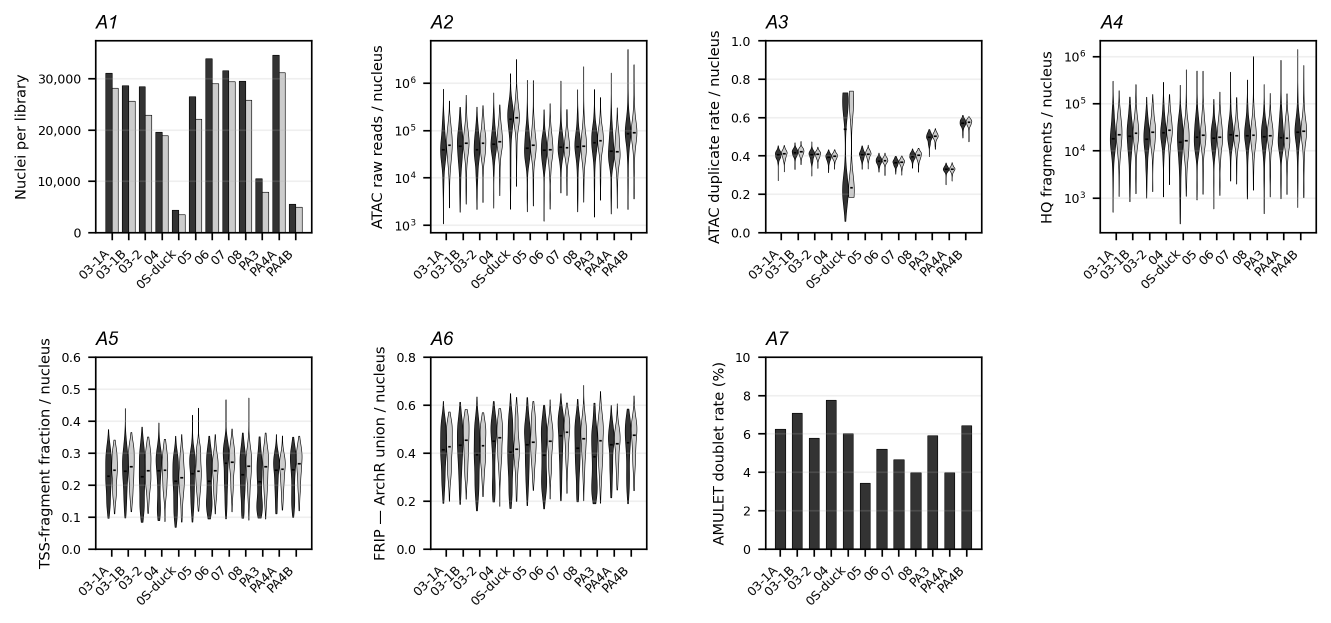
#> input picture figures/figS03/panel_A_libqc_atac.png, 2662 x 1245 px (shown at 1/2 size)
$ python generate.py
#> lines starting #> are read from the running program, lines starting #| are printed output that depends on the picture
### figures/_shared/composite.py
"""Figure compositor — PDF-only, vector-preserving, globally consistent zoom.

Design rules (per 2026-04-16 session):
  1. Output is a single PDF per figure. No PNG composite. No per-panel PDF
     sidecars. SVG sources remain the only vector panel form on disk.
  2. Panels are never upscaled beyond their native size when the global
     scale factor would be >1 — instead we keep S=1 and let the page be as
     wide as the widest row at native size. If a caller forces a smaller
     target width, every panel scales down by the SAME factor so effective
     zoom is consistent across the whole figure.
  3. Missing panels are a hard error. No silent skipping.
  4. Labels are vector text drawn via matplotlib overlay merged with pypdf.
     A None entry in the labels grid means "this tile already has internal
     letters baked in" (sub-composite PNGs like panel_libqc) — compositor
     skips it.

The entry point is ``save_composite``. ``compose_pdf`` and
``_panel_to_pdf`` are the internals.
"""
from __future__ import annotations

import os
import tempfile
from typing import Optional

import matplotlib
matplotlib.use("Agg")
import matplotlib.pyplot as plt
from PIL import Image

from .layout import COMPOSITE_GAP_PT, panel_letter_font

try:
    import cairosvg  # type: ignore
except ImportError:  # pragma: no cover
    cairosvg = None

try:
    from pypdf import PdfReader, PdfWriter, Transformation  # type: ignore
except ImportError:  # pragma: no cover
    PdfReader = PdfWriter = Transformation = None  # type: ignore


# ── Pre-compose utility: stack multiple PNGs vertically into one ────────
# [20 lines left out: function stack_vertical, not called in this run]


# ── Panel → single-page PDF (vector for SVG, embedded raster for PNG) ────
def _panel_to_pdf(path: str, tmpdir: str) -> str:
    base = os.path.splitext(os.path.basename(path))[0]
    pdf_path = os.path.join(tmpdir, f"{base}.pdf")
    if path.lower().endswith(".svg"):
        if cairosvg is None:
            raise RuntimeError(f"cairosvg required to embed {path}")
        cairosvg.svg2pdf(url=path, write_to=pdf_path)
    elif path.lower().endswith(".pdf"):
        return path  # already a PDF; use directly
    else:
        img = Image.open(path)
        if img.mode == "RGBA":
            bg = Image.new("RGB", img.size, "white")
            bg.paste(img, mask=img.split()[3])
            img = bg
        else:
            img = img.convert("RGB")
        # Save at 300 DPI — native page size = pixels/300 inches
        img.save(pdf_path, "PDF", resolution=300.0)
    return pdf_path


# ── Vector label overlay (matplotlib → PDF) ──────────────────────────────
# [32 lines left out: function _draw_label_overlay, not called in this run]


# ── Core PDF composer ────────────────────────────────────────────────────
def compose_pdf(
    rows: list[list[str]],
    labels: Optional[list[list[Optional[str]]]],
    out_pdf: str,
    target_w_pt: Optional[float] = None,
    gap_pt: float = 12.0,
    label_size_pt: float = 10.0,
    label_pad_pt: float = 6.0,
    row_valign: Optional[list[str]] = None,
    label_gutter_pt: float = 0.0,
) -> None:
    """Compose a vector-preserving PDF figure.

    Args:
        rows: list of rows, each row a list of panel file paths. Rows may
            have different column counts.
        labels: list parallel to `rows`; each sublist parallel to the row.
            Entry is the outer letter to draw (e.g. "A") or None to skip
            (tile has internal letters baked in).
        out_pdf: destination .pdf path.
        target_w_pt: page width in PDF points. If None (default), page is
            sized to the widest row's native width (S=1 everywhere — no
            upscaling). If set, every panel scales by the SAME factor
            target_w_pt/widest_row_native_w so effective zoom is consistent
            across the whole figure.
        gap_pt: spacing between panels (horizontal) and rows (vertical).
        label_size_pt: font size for outer letter labels.
        label_pad_pt: label offset from top-left of the panel cell.
        row_valign: per-row vertical alignment for shorter panels within
            the row height.  Each entry is "center" (default — shorter
            panels sit vertically centered with equal whitespace above and
            below the content) or "top" (shorter panels flush with the
            letter label, whitespace falls at the bottom).  Length must
            match `rows` when provided; None means "center everywhere".
        label_gutter_pt: extra blank height reserved ABOVE every row that
            carries an outer letter, so the letter sits clear of panels
            whose PNG has no top-left margin (2026-09-07:
            figS16/figS17 letters overlapped the y-axis labels).
    """
    if PdfReader is None:
        raise RuntimeError(
            "pypdf is required for the PDF compositor. "
            "Activate the duckfig conda env or `pip install pypdf`.")

    # Hard-fail on missing panels — no silent skipping.
    missing = [p for row in rows for p in row if not os.path.exists(p)]
    if missing:
        joined = "\n  ".join(missing)
        raise FileNotFoundError(
            f"compose_pdf: {len(missing)} panel file(s) not found. "
            f"Cannot build {out_pdf}:\n  {joined}")

    with tempfile.TemporaryDirectory() as tmpdir:
        # Convert each panel to PDF; read native (width, height) in points.
        per_panel: list[list[tuple[str, float, float]]] = []
        for row in rows:
            row_entries: list[tuple[str, float, float]] = []
            for path in row:
                panel_pdf = _panel_to_pdf(path, tmpdir)
                reader = PdfReader(panel_pdf)
                page = reader.pages[0]
                w = float(page.mediabox.width)
                h = float(page.mediabox.height)
                row_entries.append((panel_pdf, w, h))
            per_panel.append(row_entries)

        # Widest row's native width drives the global scale factor.
        row_native_widths: list[float] = []
        for row in per_panel:
            if not row:
                row_native_widths.append(0.0)
                continue
            n = len(row)
            w = sum(panel_w for _, panel_w, _ in row) + gap_pt * (n - 1)
            row_native_widths.append(w)
        max_row_w = max(row_native_widths) if row_native_widths else 1.0
        if target_w_pt is None:
            target_w_pt = max_row_w
        S = target_w_pt / max_row_w if max_row_w > 0 else 1.0

        # Scaled row heights (vertical extent in output page), plus the
        # label gutter on rows that carry an outer letter.
        row_gutter_pt: list[float] = [
            label_gutter_pt if (labels is not None and i < len(labels)
                                and any(labels[i])) else 0.0
            for i in range(len(per_panel))]
        row_heights_pt: list[float] = []
        for row, gutter in zip(per_panel, row_gutter_pt):
            if not row:
                row_heights_pt.append(0.0)
                continue
            row_heights_pt.append(max(h for _, _, h in row) * S + gutter)

        n_nonempty = sum(1 for h in row_heights_pt if h > 0)
        total_h_pt = sum(row_heights_pt) + gap_pt * max(0, n_nonempty - 1)

        writer = PdfWriter()
        master_page = writer.add_blank_page(
            width=target_w_pt, height=total_h_pt)

        # Place panels (pypdf origin is bottom-left).
        label_positions: list[tuple[float, float, str]] = []
        y_top = total_h_pt
        for row_idx, (row, row_h) in enumerate(zip(per_panel, row_heights_pt)):
            if not row:
                continue
            y_top -= row_h  # y_top now = bottom of this row
            # Center-align the row within the page. Rows whose panels do
            # not sum to the page width (e.g. two half-width panels next
            # to a W_FULL panel on another row) were previously pinned
            # flush-left, producing asymmetric right-side whitespace.
            row_native_w = row_native_widths[row_idx]
            x_left = (target_w_pt - row_native_w * S) / 2
            # Per-row vertical alignment (center by default).  "top" pins
            # the content top-edge to the row top (directly under the
            # letter label); "center" leaves equal whitespace above and
            # below.  Labels always draw at the row top regardless of
            # content alignment — they anchor the panel cell, not the
            # content itself.
            valign = "center"
            if row_valign is not None and row_idx < len(row_valign):
                valign = row_valign[row_idx]

            for col_idx, (panel_pdf, w, h) in enumerate(row):
                reader = PdfReader(panel_pdf)
                panel_page = reader.pages[0]
                scaled_w = w * S
                scaled_h = h * S
                content_h = row_h - row_gutter_pt[row_idx]
                if valign == "top":
                    y_offset = y_top + (content_h - scaled_h)
                else:  # "center"
                    y_offset = y_top + (content_h - scaled_h) / 2
                transform = (Transformation()
                             .scale(S, S)
                             .translate(x_left, y_offset))
                master_page.merge_transformed_page(panel_page, transform)

                # Collect label for overlay
                lbl: Optional[str] = None
                if labels is not None and row_idx < len(labels):
                    row_labels = labels[row_idx]
                    if col_idx < len(row_labels):
                        lbl = row_labels[col_idx]
                if lbl:
                    label_y_pt = y_top + row_h - label_pad_pt
                    label_positions.append(
                        (x_left + label_pad_pt, label_y_pt, lbl))

                # Gaps scale with S, matching the row-width/centring maths
                # above (row_native_w includes native gaps). No-op at S == 1.
                x_left += scaled_w + gap_pt * S
            y_top -= gap_pt

        # Overlay vector labels
        if label_positions:
            overlay_path = os.path.join(tmpdir, "_labels.pdf")
            _draw_label_overlay(
                label_positions, target_w_pt, total_h_pt,
                overlay_path, label_size_pt)
            overlay_reader = PdfReader(overlay_path)
            master_page.merge_page(overlay_reader.pages[0])

        with open(out_pdf, "wb") as f:
            writer.write(f)

    # Summary line
    dims = f"{target_w_pt:.0f}x{total_h_pt:.0f} pt ({target_w_pt/72:.2f}x{total_h_pt/72:.2f} in)"
    n_panels = sum(len(row) for row in rows)
    n_labels = len(label_positions)
    print(f"  Saved: {out_pdf} [{dims}, {n_panels} panels, {n_labels} labels, scale={S:.3f}]")


# ── Public entry point ───────────────────────────────────────────────────
def save_composite(
    rows: list[list[str]],
    out_pdf: str,
    labels: Optional[list[list[Optional[str]]]] = None,
    target_w_pt: Optional[float] = None,
    gap_pt: float = 12.0,
    label_size_pt: float = 10.0,
    label_pad_pt: float = 6.0,
    row_valign: Optional[list[str]] = None,
    label_gutter_pt: float = 0.0,
) -> None:
    """Assemble rows of panel paths (PNG/SVG/PDF) into a composite PDF.

    This is the single entry point used by every fig*/generate.py. PNG
    composites are not produced — the PDF is the publication artifact and
    the reviewable deliverable.

    Missing panel files raise FileNotFoundError — no silent skipping.

    Set `target_w_pt=None` (default) for "native-size" output: the page is
    as wide as the widest row's native width, every panel at its native
    scale (S=1). Pass an explicit value (e.g. 540 for a 7.5-inch page) to
    force a specific page width; every panel scales by the SAME factor.

    `row_valign` per-row list of "center" (default) or "top".  Use "top"
    only when a short panel genuinely benefits from anchoring under its
    letter label (e.g. a companion schematic next to a wide data plot).
    Most rows look more balanced with "center".
    """
    compose_pdf(
        rows=rows,
        labels=labels,
        out_pdf=out_pdf,
        target_w_pt=target_w_pt,
        gap_pt=gap_pt,
        label_size_pt=label_size_pt,
        label_pad_pt=label_pad_pt,
        row_valign=row_valign,
        label_gutter_pt=label_gutter_pt,
    )

### figures/figS03/generate.py
#!/usr/bin/env python3
"""figS03 compositor — snATAC-seq QC + PITX2-locus laterality support (PDF only).

figS03's role: the QC + support supplement behind fig03 (snATAC-seq laterality
at the PITX2 locus).  Six panels, read A→F, in three conceptual blocks:

  QC / methodology      A  per-library snATAC QC (libqc)
                        B  ArchR peak-set QC (count / width / reproducibility / annotation)
  pool framework        C  per-subcluster PITX2-RNA laterality trajectory (pool justification)
  locus-signal rigor    D  per-embryo-half depth census (floor-20)
                        E  matched-power CPM depth control (biology not power)
  genome-wide context   F  cross-subcluster L/R-DEG UpSet (HH25; program is subcluster-specific)

TWO-PAGE layout.  The old single-column
7-row stack fit-scaled to ~27% of a letter page's width; dropping the L/R
resolution matrix (below) removed the tallest tile but a single column still only
reached ~48%.  Panel letters A–F run continuously across the two pages (same
pattern as figS04 / figS07), so no citation or legend re-lettering:

  page 1  A  full width   (AR 2.17 — must run full width)
          B  full width   (AR 1.33, authored 7.3 in — halving it kills its fonts)
  page 2  C  full width   (AR 1.31, the dense per-subcluster facet grid)
          D  E  2-up      (the two locus-rigor panels; smallest authored widths,
                           so they take the half-width slot with the least damage)
          F  full width   (AR 2.94 — wide and short, already page-wide)

Aspects: page 1 = 0.81, page 2 = 0.65 w/h against letter's 0.77 — i.e. ~100%
and ~85% width utilization when placed on a letter page.

The chromatin-arbitrated L/R resolution matrix (former panel C) became
supplemental Table S5 on 2026-08-24 and is OUT of this composite.  Its renderer
`generate_lr_resolution.py` and PNG `panel_C_lr_resolution.png` stay in this
directory (that PNG is the RETIRED matrix, NOT the current panel C, which is
`panel_C_laterality_forest.png`).  Panel H (cis-memory-node volcano) was
promoted to fig03 panel D on 2026-08-22 and is likewise not composed here;
`fig03/generate.py` embeds its PNG by path.

Writes: figures/figS03.pdf  (2 pages)
Local : /opt/miniconda3/envs/duckfig/bin/python figures/figS03/generate.py
"""
import os
import sys
import tempfile

from PIL import Image
from pypdf import PdfReader, PdfWriter

HERE = os.path.dirname(os.path.abspath(__file__))
FIG = os.path.abspath(os.path.join(HERE, os.pardir))
sys.path.insert(0, FIG)

from _shared.composite import save_composite  # noqa: E402

# Page geometry (px @ 300 dpi).  HALF is chosen so 2 halves + the 12-pt
# compositor gap (= 50 px) exactly equal FULL, so the 2-up row fills the page
# width set by the full-width rows.
FULL_W = 2100
HALF_W = 1025

# One entry per PDF page: rows of (panel filenames, outer letters, slot width).
PAGES = [
    [
        (["panel_A_libqc_atac.png"], ["A"], FULL_W),
        (["panel_B_peakset_qc.png"], ["B"], FULL_W),
    ],
    [
        (["panel_C_laterality_forest.png"], ["C"], FULL_W),
        (["panel_D_depth_census.png", "panel_E_matched_power.png"], ["D", "E"], HALF_W),
        (["panel_F_lr_deg_upset.png"], ["F"], FULL_W),
    ],
]


def _resize_to_width(src: str, w: int, tmpdir: str) -> str:
#> called with src = 'figures/figS03/panel_A_libqc_atac.png', w = 2100
    im = Image.open(src)
#> im is the input picture: PIL image 2662x1245 RGBA; mean R, G, B, A 233.4, 233.4, 233.4, 255
    if im.mode == "RGBA":
        bg = Image.new("RGB", im.size, "white")
#> bg: PIL image 2662x1245 RGB; every value is 255
        bg.paste(im, mask=im.split()[3])
        im = bg
    else:
        im = im.convert("RGB")
    h = round(im.height * w / im.width)
#> h = 982
    im = im.resize((w, h), Image.LANCZOS)
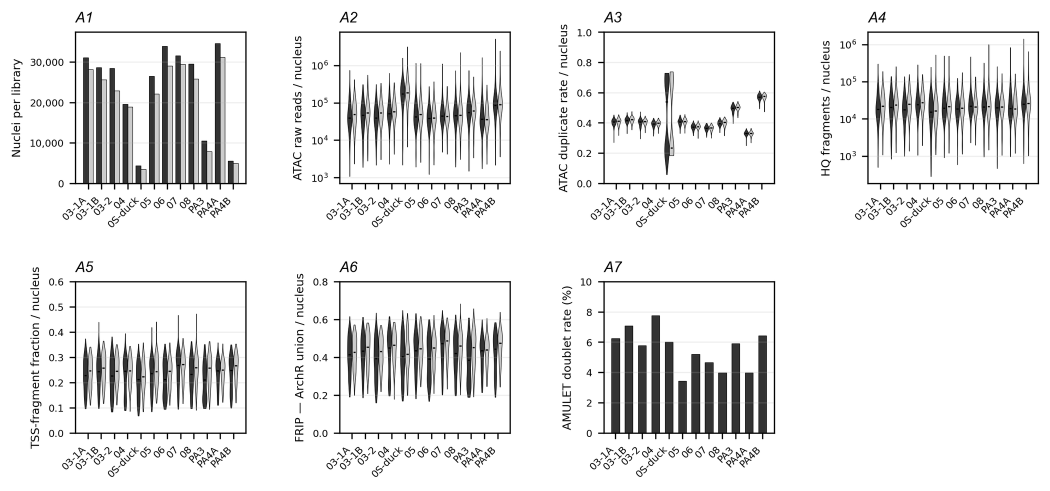
#> im: PIL image 2100x982 RGB (shown at 1/2 size); min 0, max 255, mean 233.3
    out = os.path.join(tmpdir, os.path.basename(src))
    im.save(out, dpi=(300, 300))
    return out


def main() -> None:
    out_pdf = os.path.join(FIG, "figS03.pdf")
    with tempfile.TemporaryDirectory(prefix="figS03_compose_") as tmpdir:
        page_pdfs = []
        for page_idx, page in enumerate(PAGES, start=1):
            rows, labels = [], []
            for paths, labs, w in page:
                row = []
                for p in paths:
                    src = os.path.join(HERE, p)
                    if not os.path.exists(src):
                        raise FileNotFoundError(f"figS03 panel missing: {src}")
                    row.append(_resize_to_width(src, w, tmpdir))
                rows.append(row)
                labels.append(labs)
            page_pdf = os.path.join(tmpdir, f"page{page_idx}.pdf")
            # label_gutter_pt: blank band above each lettered row so the outer letter
            # never lands on panel content (same value as figS16/figS17).
            save_composite(rows, out_pdf=page_pdf, labels=labels,
                           label_size_pt=13.0, row_valign=["top"] * len(rows),
                           label_gutter_pt=14.0)
#> (the call stopped at in compose_pdf, `reader = PdfReader(panel_pdf)`: pypdf is not available in this run)
            page_pdfs.append(page_pdf)

        writer = PdfWriter()
        for page_pdf in page_pdfs:
            for pg in PdfReader(page_pdf).pages:
                writer.add_page(pg)
        with open(out_pdf, "wb") as fh:
            writer.write(fh)
    print(f"wrote {out_pdf}  ({len(PdfReader(out_pdf).pages)} pages)")


if __name__ == "__main__":
    main()
#> (the call stopped at in main, `writer = PdfWriter()`: pypdf is not available in this run)
